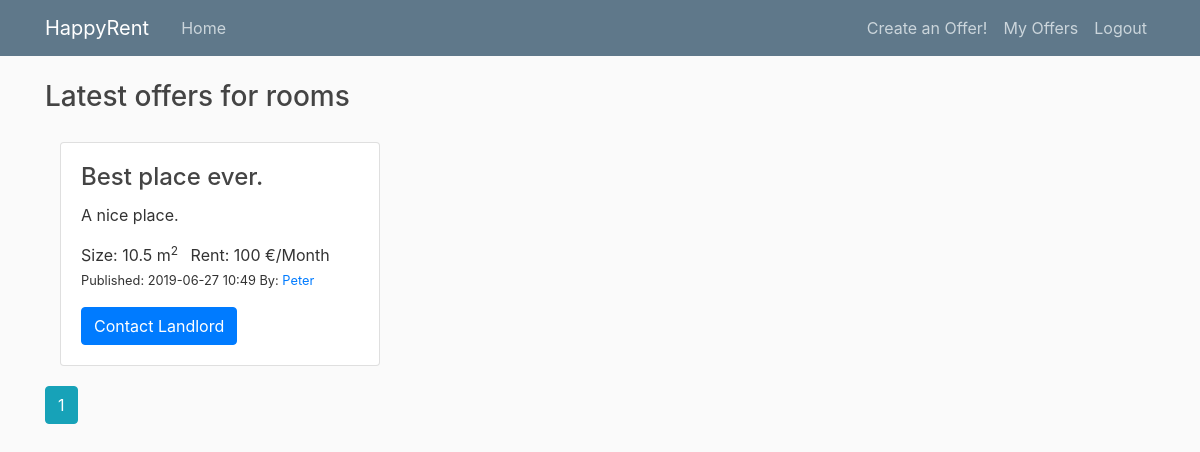
/rooms (signed in), run on the app's committed database.
### property_project/db_models.py (models this page shows, shortened)
class PropertyItem(db.Model):
    __tablename__ = 'property_item'
    id = db.Column(db.Integer, primary_key=True)
    title = db.Column(db.String(100), nullable=False,
                      default="Best place ever.")
    date_posted = db.Column(db.DateTime, nullable=False,
                            default=datetime.datetime.utcnow)
    description = db.Column(db.String(250), default="A nice place.")
    rent = db.Column(db.Integer)  # (db.Numeric(6,2))
    rooms = db.Column(db.Integer, default=1)  # default=set_default_rooms
    size = db.Column(db.Integer)  # (db.Numeric(6,1))
    property_id = db.Column(db.Integer, ForeignKey('property_type.id'))
    property_type = db.relationship('PropertyType')
    user_id = db.Column(db.Integer, db.ForeignKey('user.id'), nullable=False)

class User(db.Model, UserMixin):
    __tablename__ = 'user'
    id = db.Column(db.Integer, primary_key=True)
    username = db.Column(db.String(20), unique=True, nullable=False)
    properties = db.relationship('PropertyItem', backref='author', lazy=True)

### property_project/routes.py (the view)
@app.route("/rooms")
def show_rooms():
    page = request.args.get('page', 1, type=int)  # starting page
    rooms = PropertyItem.query.join(PropertyItem.property_type, aliased=True)\
        .filter_by(type='room')\
        .order_by(PropertyItem.date_posted.desc())\
        .paginate(page=page, per_page=2)
    return render_template('rooms.html', rooms=rooms)

### property_project/routes.py (called while the page is built)
@login_manager.user_loader
def load_user(user_id):
    return User.query.get(int(user_id))

### property_project/templates/rooms.html
{% extends "layout.html" %}
{% block content %}
<h3>Latest offers for rooms</h3>
<div class="gap-20"></div>
<div class="card-deck-wrapper">
    <div class="card-deck">
        <div class="col-md-6">
            {% for room in rooms.items %}
            <div class="card">
                <div class="card-body">
                    <h4 class="card-title">{{ room.title }}</h4>
                    <p class="card-text">{{ room.description }}</p>
                    <ul class="list-inline">
                        <li class="list-inline-item">Size: {{ room.size }} m<sup>2</sup></li>
                        <li class="list-inline-item">Rent: {{ room.rent }} €/Month</li>
                        <small>
                            <li class="list-inline-item">Published: {{ room.date_posted.strftime('%Y-%m-%d %H:%M') }} </li>
                        </small>
                        <small>
                            <li class="list-inline-item">By:
                                <a class="mr-2" href="{{ url_for('user_items', username=room.author.username) }}">
                                    {{ room.author.username }}
                                </a>
                            </li>
                        </small>
                    </ul>
                    <a href="#" class="btn btn-primary stretched-link">Contact Landlord</a>
                </div>
            </div>
            <div class="gap-20"></div>
            {% endfor %}
            {% for page_num in rooms.iter_pages(left_edge=1, right_edge=1, left_current=1, right_current=2) %}
                {% if page_num %}
                    {% if rooms.page == page_num %}
                        <a class="btn btn-info mb-4" href="{{ url_for('show_rooms', page=page_num) }}">{{ page_num }}</a>
                    {% else %}
                        <a class="btn btn-outline-info mb-4" href="{{ url_for('show_rooms', page=page_num) }}">{{ page_num }}</a>
                    {% endif %}
                {% else %}
                ...
                {% endif %}
            {% endfor %}
        </div>
    </div>
</div>
{% endblock content %}

### property_project/static/main.css (style rules this page uses)
body { background: #fafafa; color: #333333; margin-top: 5rem; }
h1, h2, h3, h4, h5, h6 { color: #444444; }
.gap-20 { width:100%; height:20px; }

### data on the page
PropertyItem: title "Best place ever.", description "A nice place.", size "10.5", rent "100", date_posted "2019-06-27 10:49", author.username "Peter"

### other printed values
{{ page_num }} "1"
